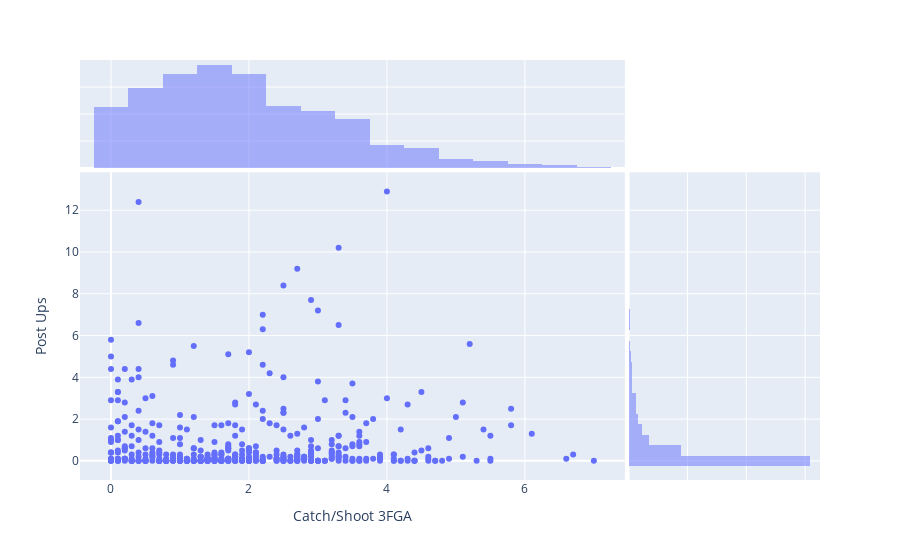

Notebook code for this chart:
### Code cell
fig = px.scatter(
    df3, x='Catch/Shoot 3FGA', y='Post Ups',
    marginal_x="histogram", marginal_y="histogram", hover_name='Name')
fig.show();

### Figure 1 — Plotly figure (JSON) as saved in the notebook; plotly's stock layout.template omitted (floating-point values rounded to 4 significant figures; data arrays with more than 128 entries replaced by an {"elided": "..."} marker saying what was removed)
{"data": [{"hoverlabel": {"namelength": 0}, "hovertemplate": "<b>%{hovertext}</b><br><br>Catch/Shoot 3FGA=%{x}<br>Post Ups=%{y}", "hovertext": {"elided": "530 str values"}, "legendgroup": "", "marker": {"color": "#636efa", "symbol": "circle"}, "mode": "markers", "name": "", "showlegend": false, "type": "scatter", "x": {"elided": "530 str values"}, "xaxis": "x", "y": {"elided": "530 float values"}, "yaxis": "y"}, {"alignmentgroup": "True", "bingroup": "x", "hoverlabel": {"namelength": 0}, "hovertemplate": "Catch/Shoot 3FGA=%{x}<br>count=%{y}", "legendgroup": "", "marker": {"color": "#636efa"}, "name": "", "offsetgroup": "", "opacity": 0.5, "showlegend": false, "type": "histogram", "x": {"elided": "530 str values"}, "xaxis": "x3", "yaxis": "y3"}, {"alignmentgroup": "True", "bingroup": "y", "hoverlabel": {"namelength": 0}, "hovertemplate": "Post Ups=%{y}<br>count=%{x}", "legendgroup": "", "marker": {"color": "#636efa"}, "name": "", "offsetgroup": "", "opacity": 0.5, "showlegend": false, "type": "histogram", "xaxis": "x2", "y": {"elided": "530 float values"}, "yaxis": "y2"}], "layout": {"barmode": "overlay", "legend": {"tracegroupgap": 0}, "margin": {"t": 60}, "xaxis": {"anchor": "y", "domain": [0, 0.7363], "title": {"text": "Catch/Shoot 3FGA"}}, "xaxis2": {"anchor": "y2", "domain": [0.7413, 1], "matches": "x2", "showgrid": true, "showline": false, "showticklabels": false, "ticks": ""}, "xaxis3": {"anchor": "y3", "domain": [0, 0.7363], "matches": "x", "showgrid": true, "showticklabels": false}, "xaxis4": {"anchor": "y4", "domain": [0.7413, 1], "matches": "x2", "showgrid": true, "showline": false, "showticklabels": false, "ticks": ""}, "yaxis": {"anchor": "x", "domain": [0, 0.7326], "title": {"text": "Post Ups"}}, "yaxis2": {"anchor": "x2", "domain": [0, 0.7326], "matches": "y", "showgrid": true, "showticklabels": false}, "yaxis3": {"anchor": "x3", "domain": [0.7426, 1], "matches": "y3", "showgrid": true, "showline": false, "showticklabels": false, "ticks": ""}, "yaxis4": {"anchor": "x4", "domain": [0.7426, 1], "matches": "y3", "showgrid": true, "showline": false, "showticklabels": false, "ticks": ""}}}
